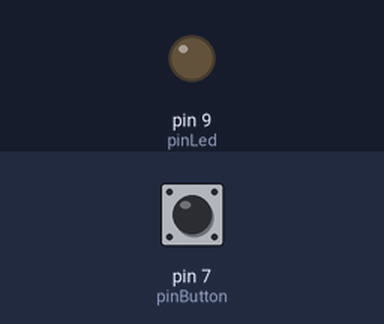
Recording of a sketch running on a simulated Arduino Uno, built with avr-gcc and run on an emulated ATmega328P. On the bench: output pins drawn as LEDs (lit = HIGH). Inputs (shaded band) come from the test bench; at power-on: pin 7 (pinButton) LOW.

Above: at 1.2 s.
1.3 s: pin 7 (pinButton) pulled HIGH for 0.15 s
At 1.38 s:
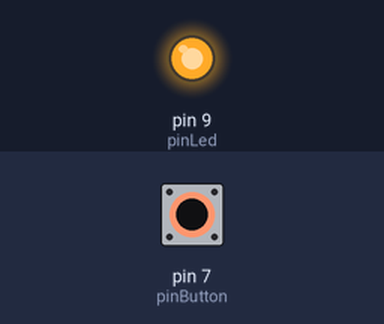
2.9 s: pin 7 (pinButton) pulled HIGH for 3.2 s
At 6.5 s:
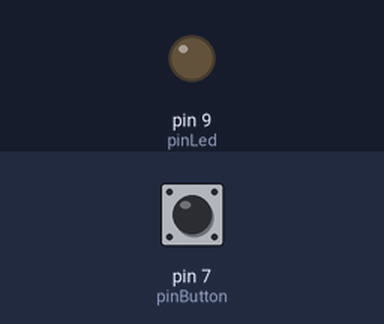
Timing chart, 0 to 8.0 s (numbered marks = the images above; inputs shaded):
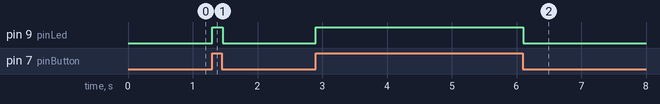

Measured:
- after the input at 1.3 s, pin 9 (pinLed): LOW → HIGH at once, → LOW 0.16 s later
- after the input at 2.9 s, pin 9 (pinLed): LOW → HIGH at once, → LOW 3.2 s later

The sketch:

led_botao.ino
```cpp
int pinLed=9, pinButton=7;
void setup() {
  pinMode(pinLed, OUTPUT);
  pinMode(pinButton, INPUT);
}

void loop() {

  if(digitalRead(pinButton) == HIGH){
    digitalWrite(pinLed, HIGH);
  }
  else{
    digitalWrite(pinLed, LOW);
  }

  delay(20);
}
```
